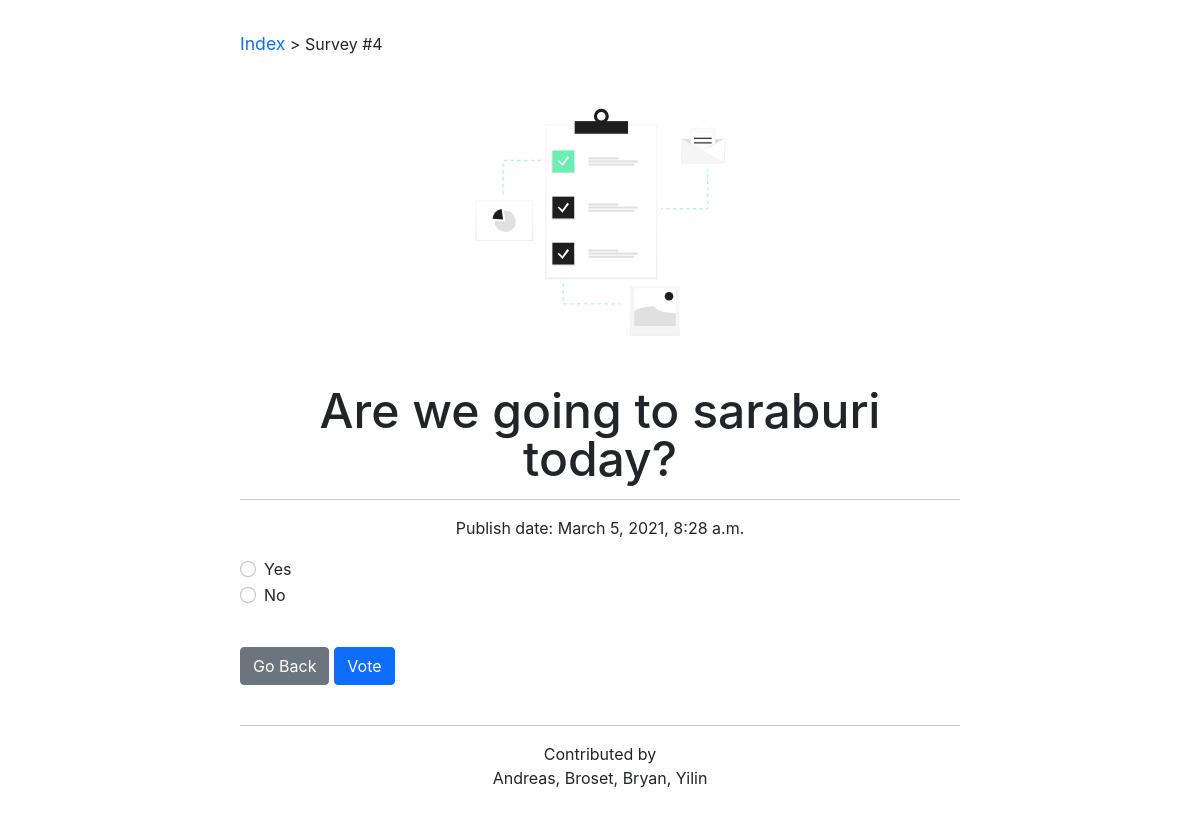
Screenshot of /polls/4/ with the database file from the repository.
### polls/models.py (models this page shows, shortened)
class Question(models.Model):
    question_text = models.CharField(max_length=200)
    pub_date = models.DateTimeField('date published')

class Choice(models.Model):
    question = models.ForeignKey(Question, on_delete=models.CASCADE)
    choice_text = models.CharField(max_length=200)
    votes = models.IntegerField(default=0)

### polls/views.py (the view)
# urls.py: path('<int:pk>/', views.DetailView.as_view(), name='note'),
class DetailView(generic.DetailView):
    model = Question
    template_name = 'polls/detail.html'

### polls/templates/polls/detail.html (shortened to what this page needs)
{% extends "polls/base.html" %}
{% block currPage %} <a href="{% url 'polls:index' %}">Index</a> > Survey #{{question.id}}  {% endblock %}
{% block heading1%} {{question.question_text}} {% endblock %}
{% block mainbody %}
<hr />
<p class="align-center"> Publish date: {{ question.pub_date}} </p>
<form action="{% url 'polls:vote' question.id %}" method="post">
{% for choice in question.choice_set.all %}
<div class="form-check">
    <input class="form-check-input" type="radio" name="choice" id="choice{{ forloop.counter }}" value="{{ choice.id }}">
    <label class="form-check-label" for="choice{{ forloop.counter }}">{{ choice.choice_text }}</label><br>
    </div>
{% endfor %}
<div class="margin-top d-md-block">
    <a  href="{% url 'polls:index' %}"> <button  class="btn btn-secondary" type="button"> Go Back </button> </a>
    <button class="btn btn-primary" type="submit"> Vote </button>
</div>
</form>
{% endblock %}

### polls/static/polls/style.css (style rules this page uses)
:root { -moz-tab-size: 4; -o-tab-size: 4; tab-size: 4; }
html { line-height: 1.15; -webkit-text-size-adjust: 100%; }
html { -webkit-font-smoothing: antialiased; -moz-osx-font-smoothing: grayscale; }
body { font-family: Inter, ui-sans-serif, system-ui, -apple-system, BlinkMacSystemFont, Segoe UI, Roboto, Helvetica Neue, Arial, Noto Sans, sans-serif, Apple Color Emoji, Segoe UI Emoji, Segoe UI Symbol, Noto Color Emoji; margin: 2em 2em 2em 2em; background-color: #FFF; }
p { font-size: 1rem; line-height: 1.55rem; }
a { font-size: 1.1rem; line-height: 1.55rem; text-decoration: inherit; }
.align-center { text-align: center; }
.margin-top { margin: 5vh 0 0 0; }
@media (min-width: 1024px) { body { margin: 2em 20vw 2em 20vw; } }

### rows the page displays
Question: id "4", question_text "Are we going to saraburi today?", pub_date "March 5, 2021, 8:28 a.m."
Choice: choice_text "Yes"
Choice: choice_text "No"
